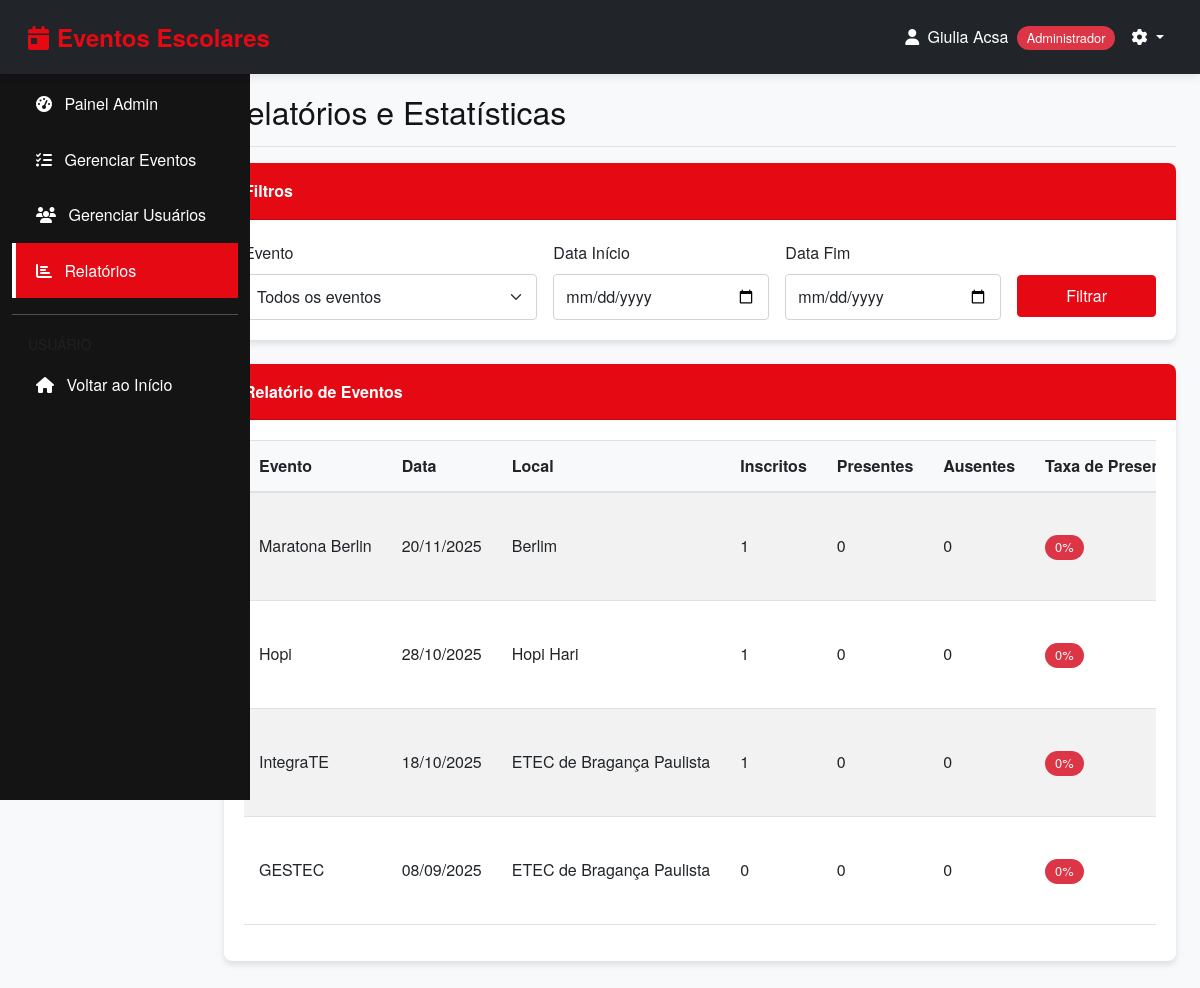
Page /admin/relatorios.php (signed in) on the committed database.
### tables this page shows
CREATE TABLE `eventos` (
  `id_evento` int(11) NOT NULL,
  `nome_evento` varchar(150) NOT NULL,
  `descricao_evento` text NOT NULL,
  `data_evento` date NOT NULL,
  `id_usuario` int(11) NOT NULL,
  `local` varchar(150) NOT NULL,
  `status_evento` enum('disponível','esgotado','expirado','cancelado') NOT NULL,
  `limite_evento` int(11) NOT NULL,
  `hora_inicio` time NOT NULL,
  `hora_fim` time NOT NULL,
  `imagem_evento` varchar(255) DEFAULT NULL
);

### admin/relatorios.php (the view, shortened to what this page needs)
<?php
require_once '../includes/config.php';
$filtro_data_inicio = $_GET['data_inicio'] ?? '';
$filtro_data_fim = $_GET['data_fim'] ?? '';
try {
    $query = "
        SELECT e.id_evento, e.nome_evento, e.data_evento, e.local,
               COUNT(i.id_inscricao) as total_inscritos,
               SUM(CASE WHEN i.status = 'presente' THEN 1 ELSE 0 END) as presentes,
               SUM(CASE WHEN i.status = 'ausente' THEN 1 ELSE 0 END) as ausentes
        FROM eventos e
        LEFT JOIN inscricoes i ON e.id_evento = i.id_evento
        WHERE 1=1
    ";
    $params = [];
    $query .= " GROUP BY e.id_evento ORDER BY e.data_evento DESC";
    $stmt = $pdo->prepare($query);
    $stmt->execute($params);
    $relatorios = $stmt->fetchAll(PDO::FETCH_ASSOC);
} catch (PDOException $e) {
    $error = "Erro ao gerar relatório: " . $e->getMessage();
}
?>
<!DOCTYPE html>
<html lang="pt-BR">
<head>
    <link href="https://cdn.jsdelivr.net/npm/bootstrap@5.3.0/dist/css/bootstrap.min.css" rel="stylesheet">
    <link rel="stylesheet" href="https://cdnjs.cloudflare.com/ajax/libs/font-awesome/6.4.0/css/all.min.css">
    <link rel="stylesheet" href="../css/style.css">
</head>
<body>
    <?php include '../includes/header.php'; ?>
    <div class="container-fluid">
        <div class="row">
            <?php include '../includes/admin-sidebar.php'; ?>
            <main class="col-md-9 ms-sm-auto col-lg-10 px-md-4">
                <div class="d-flex justify-content-between flex-wrap flex-md-nowrap align-items-center pt-3 pb-2 mb-3 border-bottom">
                    <h1 class="h2">Relatórios e Estatísticas</h1>
                </div>
                <div class="card mb-4">
                    <div class="card-header">Filtros</div>
                    <div class="card-body">
                        <form method="GET" class="row g-3">
                            <div class="col-md-4">
                                <label for="evento" class="form-label">Evento</label>
                                <select class="form-select" id="evento" name="evento">
                                    <option value="">Todos os eventos</option>
                                </select>
                            </div>
                            <div class="col-md-3">
        <label for="data_inicio" class="form-label">Data Início</label>
        <input type="date" class="form-control" id="data_inicio" name="data_inicio" value="<?php echo $filtro_data_inicio; ?>">
    </div>
    <div class="col-md-3">
        <label for="data_fim" class="form-label">Data Fim</label>
        <input type="date" class="form-control" id="data_fim" name="data_fim" value="<?php echo $filtro_data_fim; ?>">
    </div>
    <div class="col-md-2">
        <button type="submit" class="btn btn-primary w-100 mt-4" style="margin-top: 35px !important;">Filtrar</button>
    </div>
                        </form>
                    </div>
                </div>
                <div class="card">
                    <div class="card-header">Relatório de Eventos</div>
                    <div class="card-body">
                        <?php if (count($relatorios) > 0): ?>
                            <div class="table-responsive">
                                <table class="table table-striped">
                                    <thead>
                                        <tr>
                                            <th>Evento</th>
                                            <th>Data</th>
                                            <th>Local</th>
                                            <th>Inscritos</th>
                                            <th>Presentes</th>
                                            <th>Ausentes</th>
                                            <th>Taxa de Presença</th>
                                        </tr>
                                    </thead>
                                    <tbody>
                                        <?php foreach ($relatorios as $relatorio):
                                            $taxa_presenca = $relatorio['total_inscritos'] > 0 ?
                                                round(($relatorio['presentes'] / $relatorio['total_inscritos']) * 100, 2) : 0;
                                        ?>
                                        <tr>
                                            <td><?php echo htmlspecialchars($relatorio['nome_evento']); ?></td>
                                            <td><?php echo date('d/m/Y', strtotime($relatorio['data_evento'])); ?></td>
                                            <td><?php echo htmlspecialchars($relatorio['local']); ?></td>
                                            <td><?php echo $relatorio['total_inscritos']; ?></td>
                                            <td><?php echo $relatorio['presentes']; ?></td>
                                            <td><?php echo $relatorio['ausentes']; ?></td>
                                            <td>
                                                <span class="badge bg-<?php echo $taxa_presenca >= 70 ? 'success' : ($taxa_presenca >= 50 ? 'warning' : 'danger'); ?>">
                                                    <?php echo $taxa_presenca; ?>%
                                                </span>
                                            </td>
                                        </tr>
                                        <?php endforeach; ?>
                                    </tbody>
                                </table>
                            </div>
                        <?php else: ?>
                            <p class="text-muted">Nenhum dado encontrado com os filtros aplicados.</p>
                        <?php endif; ?>
                    </div>
                </div>
            </main>
        </div>
    </div>
</body>
</html>

### css/style.css (style rules this page uses)
:root { --vermelho: #E50914; --bordo: #8B0000; --branco: #FFFFFF; --preto: #141414; --cinza: #808080; --cinza-claro: #f8f9fa; --cinza-escuro: #333; --verde: #28a745; --azul: #007bff; --laranja: #fd7e14; }
* { margin: 0; padding: 0; box-sizing: border-box; }
body { font-family: 'Helvetica Neue', Helvetica, Arial, sans-serif; background-color: var(--cinza-claro); color: var(--preto); padding-top: 56px !important; line-height: 1.6; min-height: 100vh; }
.main-content, main.col-md-9, main.col-lg-10 { margin-left: 250px; padding: 20px; min-height: calc(100vh - 56px); transition: margin 0.3s ease; }
.card { margin-bottom: 20px; border: none; box-shadow: 0 4px 6px rgba(0, 0, 0, 0.1); border-radius: 8px; transition: transform 0.3s ease, box-shadow 0.3s ease; }
.card-header { background-color: var(--vermelho); color: var(--branco); font-weight: bold; padding: 15px 20px; border-top-left-radius: 8px !important; border-top-right-radius: 8px !important; }
.card-body { padding: 20px; }
.table-responsive { overflow-x: auto; -webkit-overflow-scrolling: touch; }
.table { width: 100%; margin-bottom: 1rem; color: var(--preto); border-collapse: collapse; min-width: 600px; }
.table th, .table td { padding: 12px 15px; vertical-align: middle; border-top: 1px solid #dee2e6; white-space: nowrap; }
.table thead th { background-color: var(--cinza-claro); border-bottom: 2px solid #dee2e6; font-weight: 600; }
.btn { border-radius: 4px; padding: 8px 16px; font-weight: 500; transition: all 0.3s ease; white-space: nowrap; }
.form-control, .form-select { border: 1px solid #ced4da; border-radius: 4px; padding: 10px 12px; font-size: 16px; transition: border-color 0.3s ease, box-shadow 0.3s ease; }
.btn-primary { background-color: var(--vermelho); border-color: var(--vermelho); }
.badge { padding: 6px 10px; border-radius: 20px; font-size: 0.8rem; font-weight: 500; }
.bg-danger { background-color: #dc3545; }
.d-flex { display: flex; }
.justify-content-between { justify-content: space-between; }
.align-items-center { align-items: center; }

### rows in the picture
eventos: nome_evento "Maratona Berlin", data_evento "20/11/2025", local "Berlim", total_inscritos "1", presentes "0", ausentes "0", taxa_presenca "0"
eventos: nome_evento "Hopi", data_evento "28/10/2025", local "Hopi Hari", total_inscritos "1", presentes "0", ausentes "0", taxa_presenca "0"
eventos: nome_evento "IntegraTE", data_evento "18/10/2025", local "ETEC de Bragança Paulista", total_inscritos "1", presentes "0", ausentes "0", taxa_presenca "0"
eventos: nome_evento "GESTEC", data_evento "08/09/2025", local "ETEC de Bragança Paulista", total_inscritos "0", presentes "0", ausentes "0", taxa_presenca "0"

### other values in the picture
$_SESSION['usuario_nome'] "Giulia Acsa"
$_SESSION['usuario_tipo'] "Administrador"
